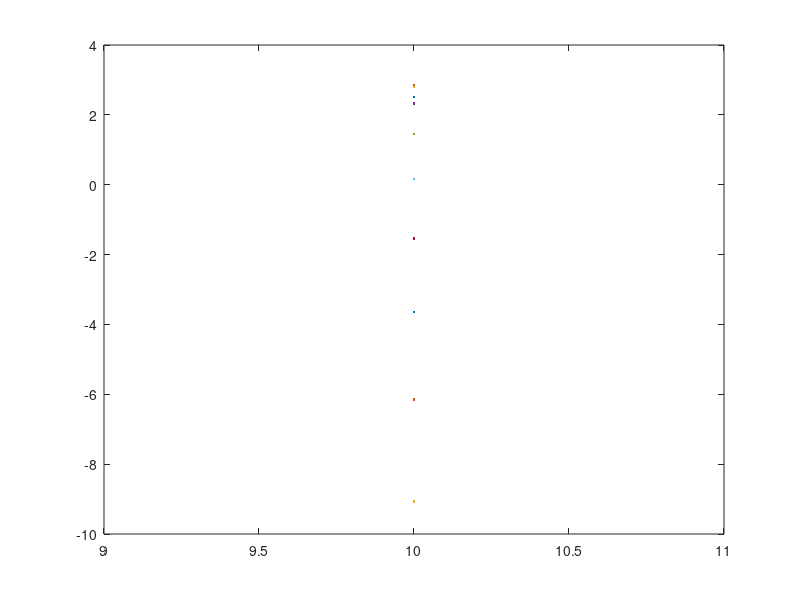

Here is the MATLAB script that generated this plot:
clear all;
clc
close all;
parabola=randn(1,3);
a=parabola(1);
b=parabola(2);
c=parabola(3);

for x=1:1:10

    y(x)=a*x^2+b*x+c;

end

plot(x,y);
